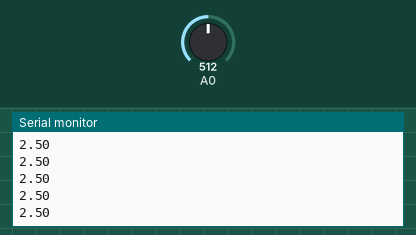
A sketch run on a simulated Arduino Uno, built with avr-gcc and run on an emulated ATmega328P. Shown: the last lines printed to the serial monitor. The test bench sets the inputs (shaded band); at power-on: A0 = 512.

Above: at 1.2 s.
1.3 s: A0 set to 716
At 2.2 s:
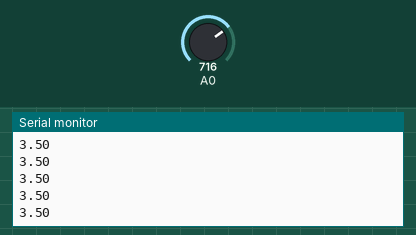
2.8 s: A0 set to 900
At 3.6 s:
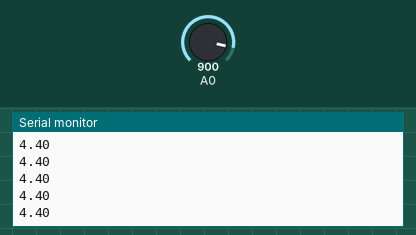
Timing chart, 0 to 5.8 s (numbered marks = the images above; inputs shaded):
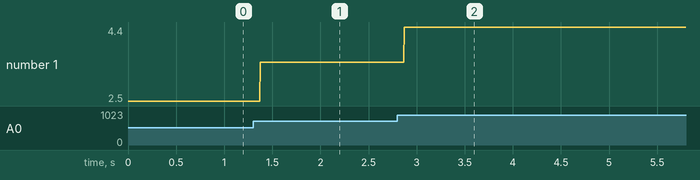

Measured:
- after the input at 1.3 s, the serial monitor: prints a new line after 0.07 s (image 1)
- after the input at 2.8 s, the serial monitor: prints a new line after 0.07 s (image 2)
- plotted number 1: 2.5 → 3.5 after the input at 1.3 s, 3.5 → 4.4 after the input at 2.8 s

The sketch:

voltmetre.ino
```cpp
float deger;


void setup() {
  // put your setup code here, to run once:
  Serial.begin(9600);
}


void loop() {
  deger = analogRead(A0)/1023.0*5.0;
  // put your main code here, to run repeatedly:
  Serial.println(deger);
}
```
